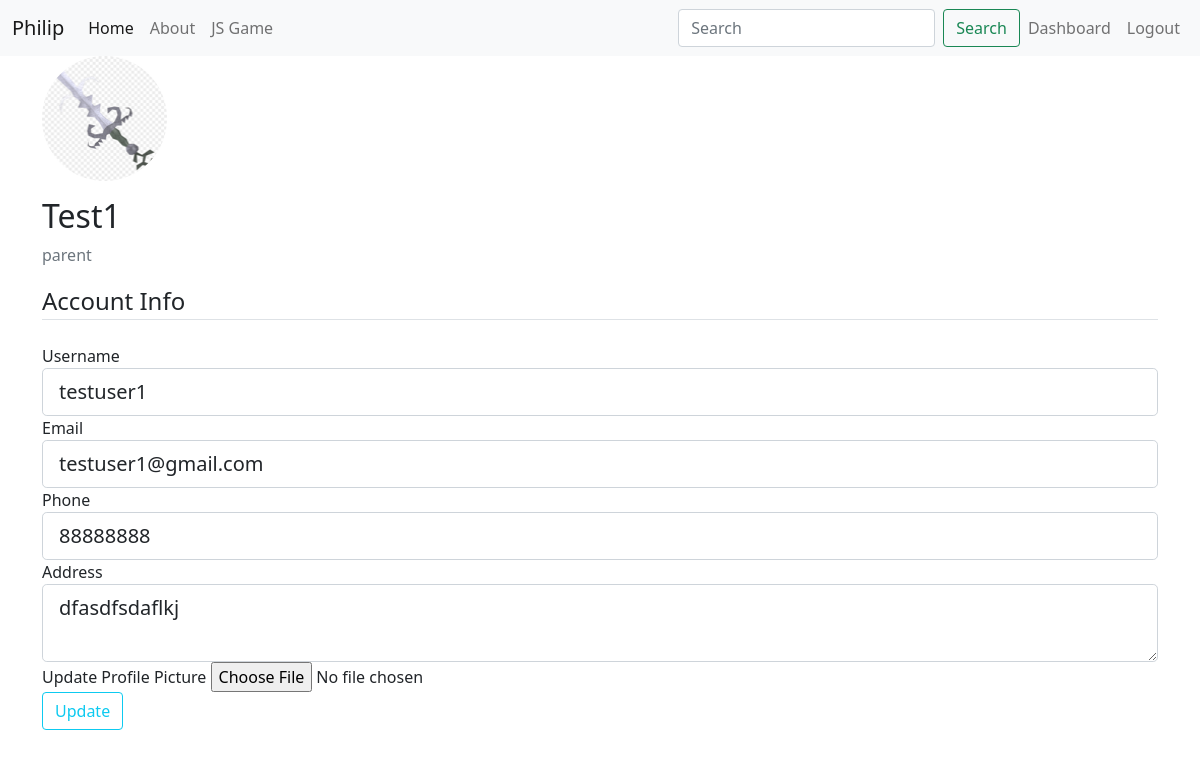
Screenshot of /account/edit (signed in) with the database file from the repository.
### myPortfolio/models.py (models this page shows, shortened)
class User(db.Model, UserMixin):
    id = db.Column(db.Integer, primary_key=True)
    username = db.Column(db.String(20), unique=True, nullable=False)
    password = db.Column(db.String(60), nullable=False)
    role = db.Column(db.String(20), nullable=False)
    first_name = db.Column(db.String(20), nullable=False)
    date_joined = db.Column(db.Date, nullable=False, default=datetime.utcnow)
    image_file = db.Column(db.String(20), nullable=False, default='default.png')

class Parent(db.Model):
    id = db.Column(db.Integer, db.ForeignKey('user.id'), primary_key=True)
    email = db.Column(db.String(120), unique=True, nullable=True)
    last_name = db.Column(db.String(20), nullable=True)
    phone = db.Column(db.Integer, nullable=False)
    address = db.Column(db.Text, nullable=False)
    children = db.relationship('Child', backref='parent', lazy=True)

### myPortfolio/routes.py (the view)
@app.route("/account/edit", methods=['GET', 'POST'])
@login_required
def edit_account():
    if (current_user.role == 'parent'):
        parent = Parent.query.filter_by(id=current_user.id).first()
        parentDetail = {
            'username': current_user.username,
            'image_file': url_for('static', filename='img/profile_pics/' + current_user.image_file),
            'first_name': current_user.first_name,
            'last_name': parent.last_name,
            'date_joined': current_user.date_joined,
            'email': parent.email,
            'phone': parent.phone,
            'address': parent.address,
        }
        form = UpdateParentAccountForm()
        if form.validate_on_submit():
            if form.picture.data:
                picture_file = save_profile_picture(form.picture.data)
                current_user.image_file = picture_file
            current_user.username = form.username.data
            current_user.email = form.email.data
            parent.phone = form.phone.data
            parent.address = form.address.data
            db.session.commit()
            flash('Your account has been updated!', 'success')
            return redirect(url_for('dashboard'))
        elif request.method == 'GET':
            form.username.data = current_user.username
            form.email.data = parent.email
            form.phone.data = parent.phone
            form.address.data = parent.address
        return render_template('edit-account.html', title='Edit Account', parent=parentDetail, form=form)
    else:
        return redirect(url_for('dashboard'))

### myPortfolio/forms.py (shortened to what this page needs)
class UpdateParentAccountForm(FlaskForm):
    picture = FileField('Update Profile Picture', validators=[FileAllowed(['jpg', 'png'])])
    username = StringField('Username',
                           validators=[DataRequired(), Length(min=5, max=20)])
    email = EmailField('Email',
                        validators=[DataRequired(), Email()])
    phone = TelField('Phone', validators=[DataRequired()])
    address = TextAreaField('Address')
    submit = SubmitField('Update')

### myPortfolio/models.py (called while the page is built)
@login_manager.user_loader
def load_user(user_id):
    return User.query.get(int(user_id))

### myPortfolio/templates/edit-account.html (shortened to what this page needs)
{% extends "layout.html" %}
{% block content %}
    <div class="content-section">
        <div class="media">
            <img class="rounded-circle account-img" src="{{ parent.image_file }}">
            <div class="media-body">
                <h2 class="account-heading">{{ current_user.first_name }}</h2>
                <p class="text-secondary">{{ current_user.role }}</p>
            </div>
        </div>
        <form method="POST" action="" enctype="multipart/form-data">
            <fieldset class="form-group">
                <legend class="border-bottom mb-4">Account Info</legend>
                <div class="form-group">
                    {{ form.username.label(class="form-control-label") }}
                    {% if form.username.errors %}
                        {{ form.username(class="form-control form-control-lg is-invalid") }}
                        <div class="invalid-feedback">
                            {% for error in form.username.errors %}
                                <span>{{ error }}</span>
                            {% endfor %}
                        </div>
                    {% else %}
                        {{ form.username(class="form-control form-control-lg") }}
                    {% endif %}
                </div>
                <div class="form-group">
                    {{ form.email.label(class="form-control-label") }}
                    {% if form.email.errors %}
                        {{ form.email(class="form-control form-control-lg is-invalid") }}
                        <div class="invalid-feedback">
                            {% for error in form.email.errors %}
                                <span>{{ error }}</span>
                            {% endfor %}
                        </div>
                    {% else %}
                        {{ form.email(class="form-control form-control-lg") }}
                    {% endif %}
                </div>
                <div class="form-group">
                    {{ form.phone.label(class="form-control-label") }}
                    {% if form.phone.errors %}
                        {{ form.phone(class="form-control form-control-lg is-invalid") }}
                        <div class="invalid-feedback">
                            {% for error in form.phone.errors %}
                                <span>{{ error }}</span>
                            {% endfor %}
                        </div>
                    {% else %}
                        {{ form.phone(class="form-control form-control-lg") }}
                    {% endif %}
                </div>
                <div class="form-group">
                    {{ form.address.label(class="form-control-label") }}
                    {% if form.address.errors %}
                        {{ form.address(class="form-control form-control-lg is-invalid") }}
                        <div class="invalid-feedback">
                            {% for error in form.address.errors %}
                                <span>{{ error }}</span>
                            {% endfor %}
                        </div>
                    {% else %}
                        {{ form.address(class="form-control form-control-lg") }}
                    {% endif %}
                </div>
            </fieldset>
            <div class="form-group">
                {{ form.picture.label() }}
                {{ form.picture(class="form-control-file") }}
            </div>
            <div class="form-group">
                {{ form.submit(class="btn btn-outline-info") }}
            </div>
        </form>
    </div>
{% endblock content %}

### myPortfolio/static/main.css (style rules this page uses)
body { margin: 0; padding: 0; }
.account-img { height: 125px; width: 125px; margin-right: 20px; margin-bottom: 16px; }

### rows the page displays
User: first_name "Test1", role "parent", username "testuser1"
Parent: email "testuser1@gmail.com", phone "88888888", address "dfasdfsdaflkj"
